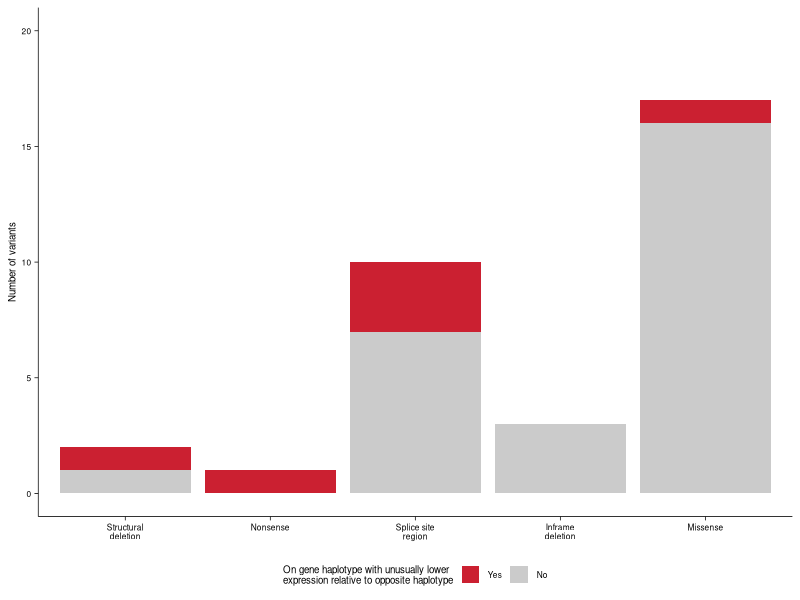

The R script that drew this image:
#!/usr/bin/env Rscript

# Author: Robert Wang (Xing Lab)
# Date: 2025.10.08
# Supplementary Figure 5

# Number of pathogenic variants that reside on gene haplotypes with or without unusually lower expression relative to
# their opposite haplotypes, organized by variant class (Methods). Variants located in the -3 to +6 region of the donor 
# splice site or the -20 to +3 region of the acceptor splice site were classified as "splice site region" variants. For 
# plotting purposes, we represented the complex NUBPL haplotype (NM_025152.3:c.166G>A, p.Gly56Arg + c.815-27T>C) in 
# patient PMD-P07 by the missense variant alone.

# =====================================================================================================================
#                                                      LIBRARIES 
# =====================================================================================================================

# Load required libraries
suppressMessages(library(dplyr))
suppressMessages(library(ggplot2))
suppressMessages(library(tidyr))

# =====================================================================================================================
#                                                        MAIN
# =====================================================================================================================

# Establish working directories and file paths
workdir <- "/mnt/isilon/lin_lab_share/STRIPE"
outfile <- file.path(workdir, "manuscript/Revisions/20250228/Supplementary_Figures/Figure_S5/Figure_S5.pdf")

# Construct a dataframe summarizing the number of variants that reside on gene haplotypes with or without unusually lower expression
# relative to their opposite haplotypes (Methods, based on Table S6):

df <- tibble(
    Class = c("Structural\ndeletion", "Nonsense", "Splice site\nregion", "Inframe\ndeletion", "Missense"),
    Count1 = c(1, 1, 3, 0, 1),
    Count2 = c(1, 0, 7, 3, 16)
) %>% mutate(Class = factor(Class, levels = Class)) %>% gather("Category", "Count", -Class) %>%
mutate(Category = ifelse(Category == "Count1", "Yes", "No")) %>% mutate(Category = factor(Category, levels = c("Yes", "No"))) %>%
mutate(PTV = Class %in% c("Structural\ndeletion", "Nonsense", "Splice site\nregion"))

p <- ggplot(df, aes(x = Class, y = Count, fill = Category)) + geom_bar(stat = "identity") + theme_classic() + ylab("Number of variants") +
    theme(panel.background = element_blank(), axis.text = element_text(color = "black", size = 6), axis.title.y = element_text(color = "black", size = 7), 
    axis.ticks = element_line(color = "black", linewidth = 0.25), axis.line = element_line(color = "black", linewidth = 0.25), 
    legend.position = "bottom", legend.text = element_text(color = "black", size = 6), legend.title = element_text(color = "black", size = 7),
    legend.key.size = unit(0.5, "cm"), axis.title.x = element_blank()) + guides(fill = guide_legend(title = "On gene haplotype with unusually lower\nexpression relative to opposite haplotype")) +
    ylim(0, 20) + scale_fill_manual(values = c("#cb2031", "#cbcbcb"))

ggsave(outfile, plot = p, width = 3.75, height = 2.5)

# Fisher exact test to assess whether PTVs are more like to be found on haplotypes showing significantly lower expression compared to the opposite haplotype
# compared to non-PTVs. Here, we define PTVs as variants that are nonsense, frameshift, splice site region, or structural deletion

fisher.test(df %>% group_by(PTV, Category) %>% summarize(Count = sum(Count)) %>% pull(Count) %>% matrix(., nrow = 2, ncol = 2, byrow = TRUE))$p.value # 0.025
fisher.test(df %>% group_by(PTV, Category) %>% summarize(Count = sum(Count)) %>% pull(Count) %>% matrix(., nrow = 2, ncol = 2, byrow = TRUE))$estimate # 10.9
